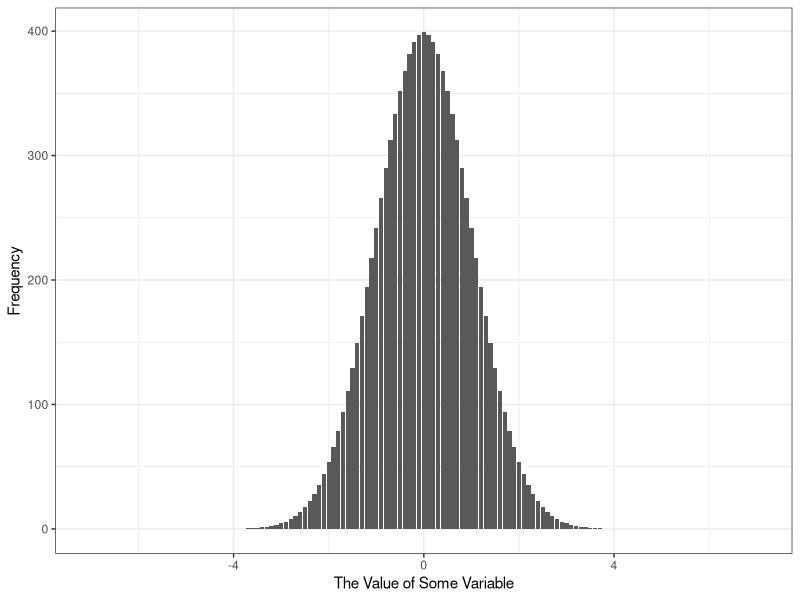
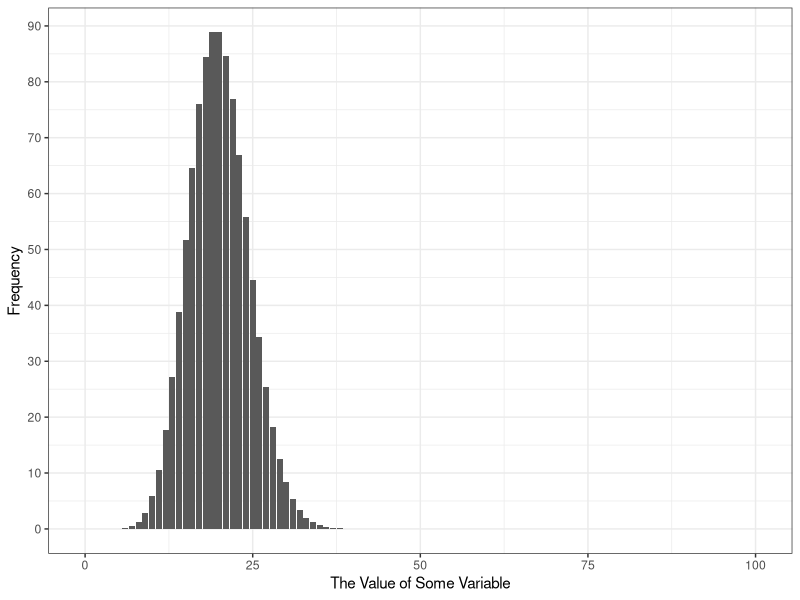
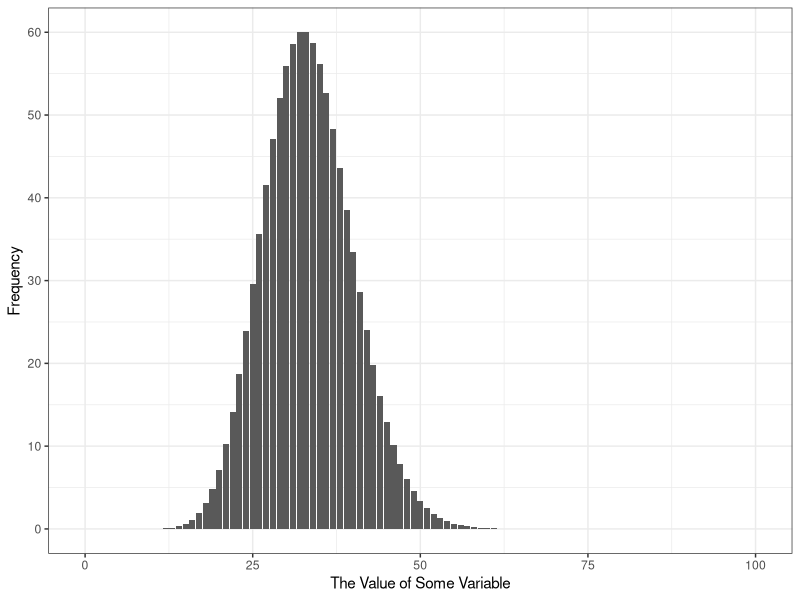
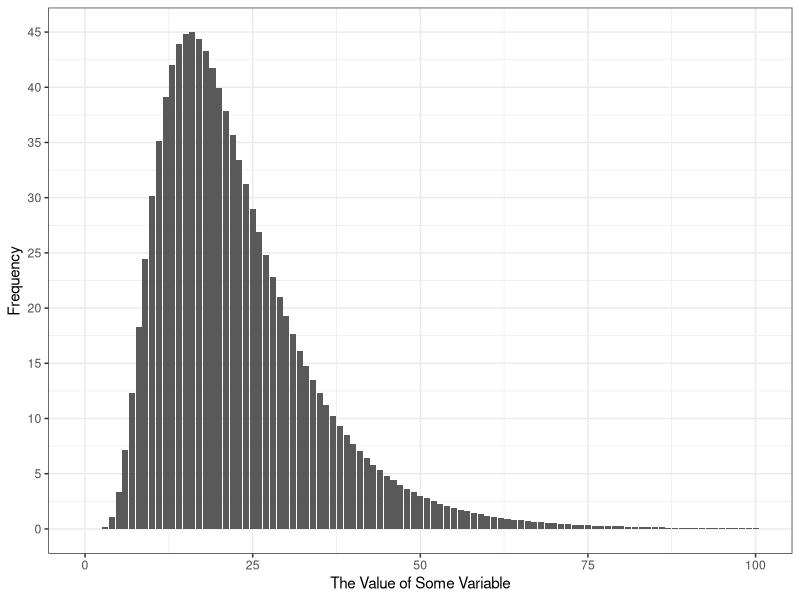
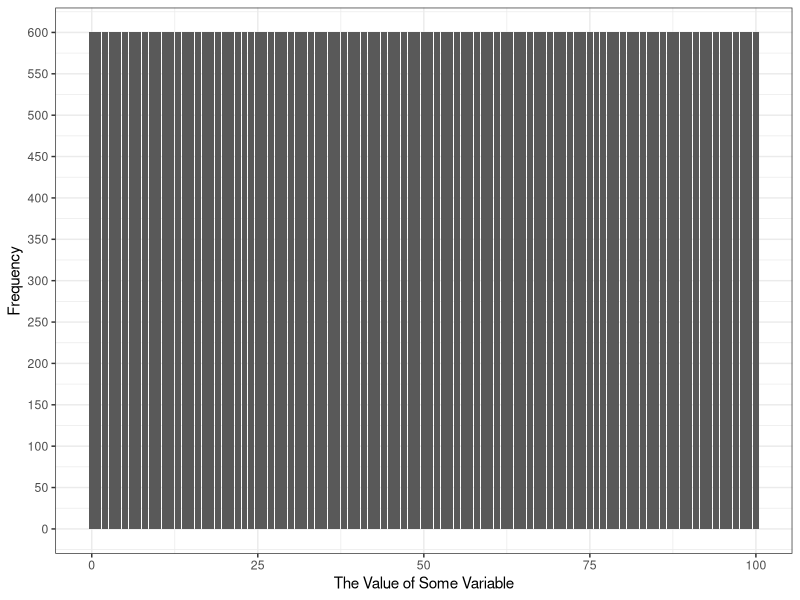
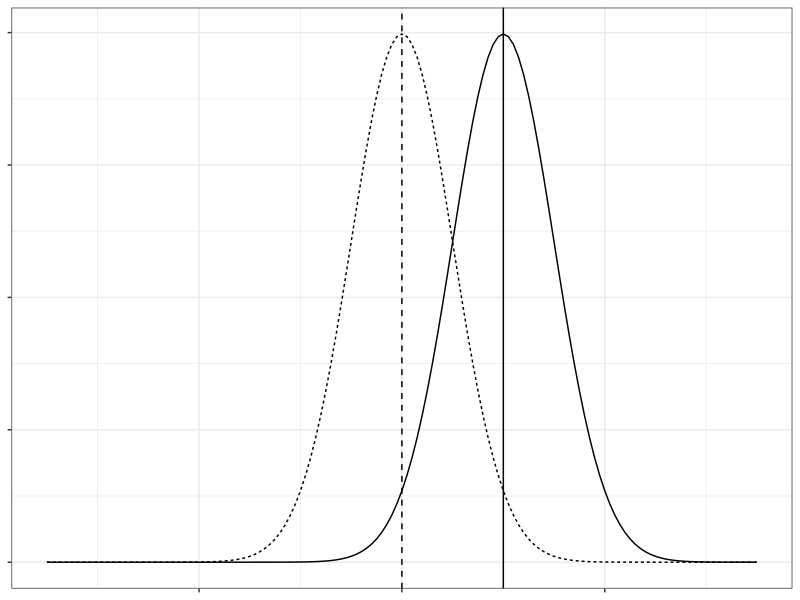
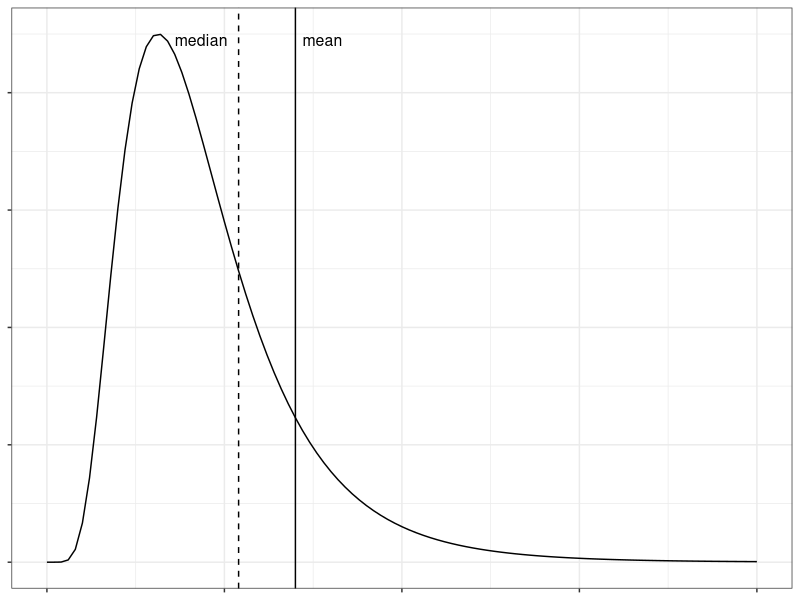
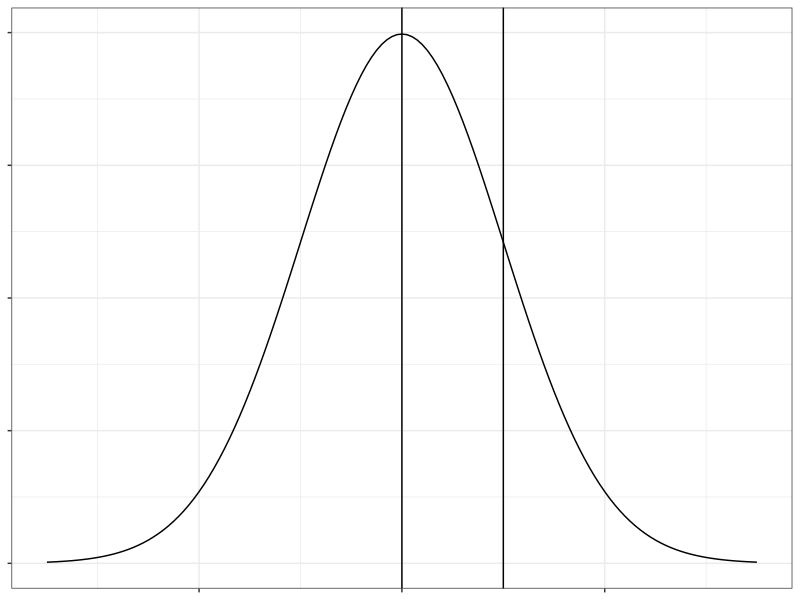

Generate these figures, in order, with R:
## ---- chunk 1
knitr::opts_chunk$set(echo = TRUE)
## ---- chunk 2
library(tidyverse)
library(ggplot2)
## ---- chunk 3
x <- seq(-7, 7, by = .1)
y_stand <- dnorm(x, mean = 0, sd = 1.0)
y_right <- dnorm(x, mean = 2, sd = 1.0)
y_wider <- dnorm(x, mean = 0, sd = 2.0)


x_count <- seq(0, 100, by = 1)
y_poisson <- dpois(x_count, lambda = 20)
y_nbinom <- dnbinom(x_count, size = 100, prob = 0.75)
y_log <- dlnorm(x_count, meanlog = 3, sdlog = 0.5)

data_stand <- tibble(x = x, y = y_stand, dist = "standard")
data_right <- tibble(x = x, y = y_right, dist = "shifted")
data_wider <- tibble(x = x, y = y_wider, dist = "wide")
data_log <- tibble(x = x_count, y = y_log)

data_poisson <- tibble(x = x_count, y = y_poisson)
data_nbinom <- tibble(x = x_count, y = y_nbinom)

data_shift <- rbind(data_stand, data_right)
data_stretch <- rbind(data_stand, data_wider)
## ---- chunk 4
ggplot(data = data_stand, aes(x = x, y = y)) +
  geom_bar(stat = "identity") +
  scale_x_continuous(name = "The Value of Some Variable") +
  scale_y_continuous(name = "Frequency",
                     breaks = breaks <- seq(0, 0.5, by = 0.1),
                     labels = breaks * 1000) +
  theme_bw() 
## ---- chunk 5
ggplot(data = data_poisson, aes(x = x, y = y)) +
  geom_bar(stat = "identity") +
  scale_x_continuous(name = "The Value of Some Variable") +
  scale_y_continuous(name = "Frequency",
                     breaks = breaks <- seq(0, 0.1, by = 0.01),
                     labels = breaks * 1000) +
  theme_bw() 
## ---- chunk 6
ggplot(data = data_nbinom, aes(x = x, y = y)) +
  geom_bar(stat = "identity") +
  scale_x_continuous(name = "The Value of Some Variable") +
  scale_y_continuous(name = "Frequency",
                     breaks = breaks <- seq(0, 0.1, by = 0.01),
                     labels = breaks * 1000) +
  theme_bw() 
## ---- chunk 7
ggplot(data = data_log, aes(x = x, y = y)) +
  geom_bar(stat = "identity") +
  scale_x_continuous(name = "The Value of Some Variable") +
  scale_y_continuous(name = "Frequency",
                     breaks = breaks <- seq(0, 0.05, by = 0.005),
                     labels = breaks * 1000) +
  theme_bw() 
## ---- chunk 8
ggplot(data = data_log, aes(x = x, y = 600)) +
  geom_bar(stat = "identity") +
  scale_x_continuous(name = "The Value of Some Variable") +
  scale_y_continuous(name = "Frequency",
                     breaks = seq(0, 600, by = 50)) +
  theme_bw() 
## ---- chunk 9
ggplot(data = data_shift, aes(x = x, y = y, lty = dist)) +
  geom_line() +
  geom_vline(xintercept = 0, lty = 2) +
  geom_vline(xintercept = 2) +
  theme_bw() +
  theme(legend.position = "none",
        axis.text = element_blank(),
        axis.title = element_blank())
## ---- chunk 10
ggplot(data = data_log, aes(x = x, y = y)) +
  geom_line() +
  geom_vline(xintercept = 27, lty = 2) +
  geom_vline(xintercept = 35) +
  theme_bw() +
  annotate("text", x = 18, y = 0.045, size = 4, 
           label = "median",
           hjust = 0, vjust = 1) +
  annotate("text", x = 36, y = 0.045, size = 4, 
           label = "mean",
           hjust = 0, vjust = 1) +
  theme(legend.position = "none",
        axis.text = element_blank(),
        axis.title = element_blank())
## ---- chunk 11
ggplot(data = data_wider, aes(x = x, y = y)) +
  geom_line() +
  geom_vline(xintercept = 0) +
  geom_vline(xintercept = 2) +
  theme_bw() +
  theme(legend.position = "none",
        axis.text = element_blank(),
        axis.title = element_blank())
## ---- chunk 12
ggplot(data = data_wider, aes(x = x, y = y)) +
  geom_line() +
  geom_vline(xintercept = -2*0.67448) +
  geom_vline(xintercept = 2*0.67448) +
      annotate("text", x = 0, y = 0.08, size = 4, 
           label = "50% of the data",
           hjust = 0.5) +
  annotate("text", x = -2.8, y = 0.02, size = 4, 
           label = "25% of the data",
           hjust = 0.5) +
    annotate("text", x = 2.8, y = 0.02, size = 4, 
           label = "25% of the data",
           hjust = 0.5) +
  theme_bw() +
  theme(legend.position = "none",
        axis.text = element_blank(),
        axis.title = element_blank())
